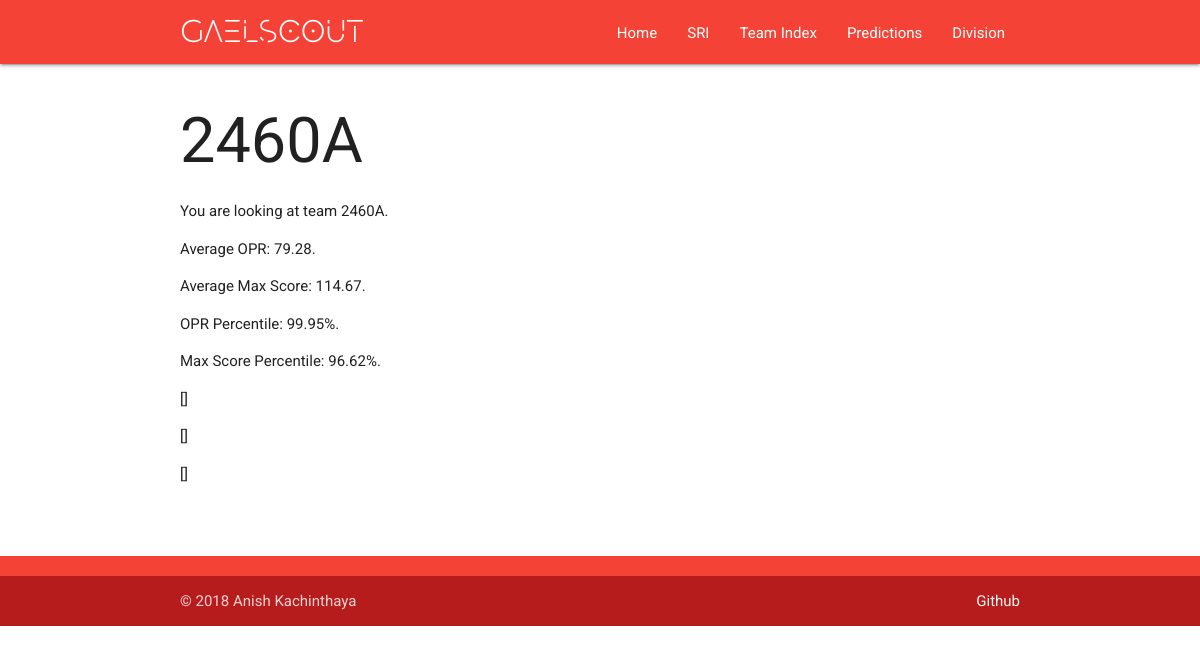
The app's page /teams/2460A/ with its own data.
### teaminfo/models.py (models this page shows, shortened)
class Teams(models.Model):
    team_number = models.CharField(max_length=200)
    team_opr = models.DecimalField(max_digits=10, decimal_places=2)
    team_mscore = models.DecimalField(max_digits=10, decimal_places=2)
    team_opr_quantile = models.DecimalField(max_digits=10, decimal_places=2)
    team_mscore_quantile = models.DecimalField(max_digits=10, decimal_places=2)
    class Meta:
        ordering = ["-team_opr_quantile"]

### teaminfo/views.py (the view)
# urls.py: path('<str:team_number>/', views.detail, name='detail'),
def detail(request, team_number):
    try:
        team_num = Teams.objects.get(team_number=team_number)
    except Teams.DoesNotExist:
        return render(request, 'teaminfo/404.html')
    opr = team_num.team_opr
    mscore = team_num.team_mscore
    opr_per = team_num.team_opr_quantile
    mscore_per = team_num.team_mscore_quantile
    context = {
        'team_number': team_number,
        'opr': opr,
        'mscore': mscore,
        'opr_per': opr_per,
        'mscore_per': mscore_per,
    }
    return render(request, 'teaminfo/detail.html', context)

### teaminfo/templates/teaminfo/detail.html (shortened to what this page needs)
<!DOCTYPE html>
<html>
  <head>
    <link rel="stylesheet" href="https://cdnjs.cloudflare.com/ajax/libs/materialize/1.0.0-beta/css/materialize.min.css">
    <link rel = "stylesheet" type = "text/css" href = "../../../static/main.css" />
  </head>
  <body>
    <nav>
      <div class="nav-wrapper red">
        <div class="container">
          <a class="brand-logo" href="{% url 'sri:index' %}">
            GAELSCOUT</a>
        <ul id="nav-mobile" class="right hide-on-med-and-down">
          <li ><a class = "waves-effect waves-light" href="{% url 'sri:index' %}">Home</a></li>
          <li ><a class = "waves-effect waves-light" href="{% url 'sri:index' %}">SRI</a></li>
          <li><a class = "waves-effect waves-light" href="{% url 'teaminfo:index' %}">Team Index</a></li>
          <li><a class = "waves-effect waves-light" href="{% url 'teaminfo:index' %}">Predictions</a></li>
          <li><a class = "waves-effect waves-light" href="{% url 'teaminfo:division' %}">Division</a></li>
        </ul>
      </div>
        <div class="nav-wrapper">
      </div>
    </nav>
    <div class="container" style="min-height:450px">
      <!-- {% load static %}
        <img src="{% static "admin/img/gael.svg" %}"> -->
    <h1>{{team_number}}</h1>
    {% if team_number %}
      <p>You are looking at team {{team_number}}.</p>
      <p>Average OPR: {{opr}}.</p>
      <p>Average Max Score: {{mscore}}.</p>
      <p>OPR Percentile: {{opr_per}}%.</p>
      <p>Max Score Percentile: {{mscore_per}}%.</p>
    {% else %}
        <p>No teams are available.</p>
    {% endif %}
    {% load collect_team %}
    {% with data=data|collect:team_number %}
    {% for chunk in data %}
    <p>{{chunk}}</p>
    {% endfor %}
    {% endwith %}
  </div>
  <footer class="page-footer red">
    <div class="footer-copyright red darken-4">
      <div class="container">
      © 2018 Anish Kachinthaya
      <a class="grey-text text-lighten-4 right" href="https://github.com/anishk23733" target="_blank">Github</a>
      </div>
    </div>
  </footer>
  </body>
</html>

### static/main.css (style rules this page uses)
body { font-family: 'Roboto', sans-serif; }
.brand-logo { font-family:EVO }

### records on screen
Teams: team_opr "79.28", team_mscore "114.67", team_opr_quantile "99.95", team_mscore_quantile "96.62"

### other values on screen
{{ team_number }} "2460A"
{{ chunk }} "[]" "[]" "[]"
